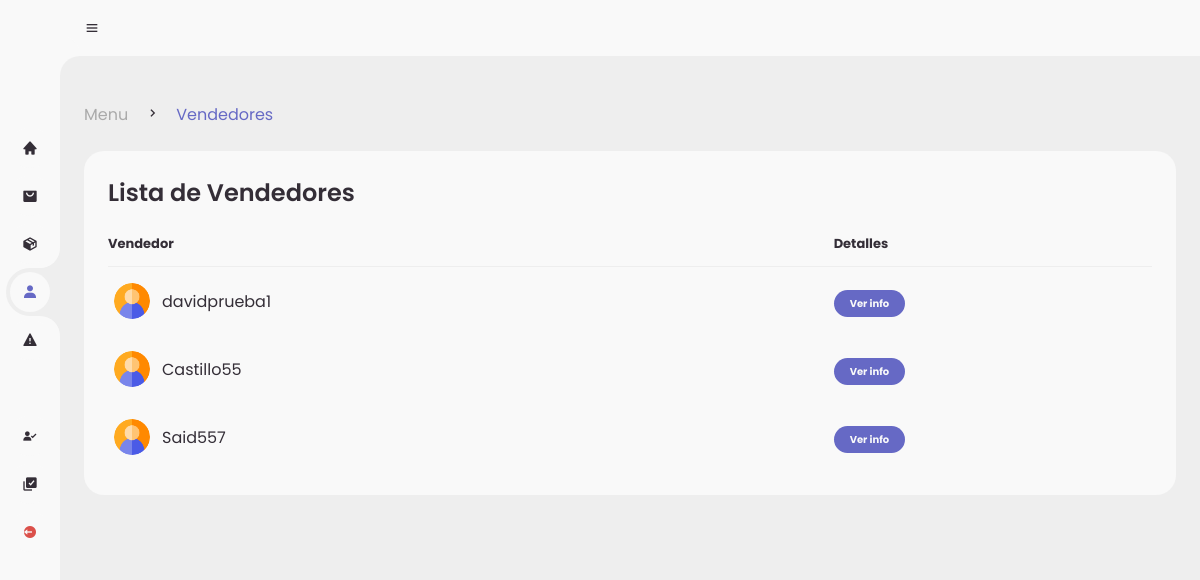
The page /admin/sellers.php on the database as committed earlier.
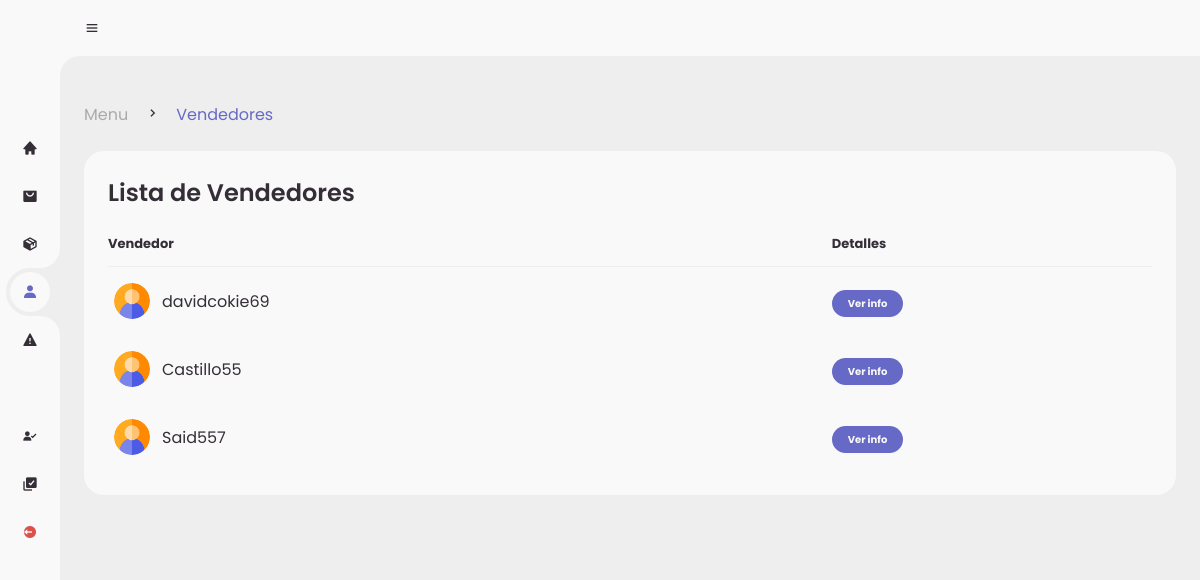
The same page on the database as committed later.
### tables this page shows
CREATE TABLE `reg_sellers` (
  `IDregseller` int(11) NOT NULL,
  `Nombre` varchar(255) NOT NULL,
  `apellidos` varchar(255) NOT NULL,
  `nickname` varchar(255) NOT NULL,
  `lada` int(4) NOT NULL,
  `telefono` varchar(20) NOT NULL,
  `telefonoref` varchar(20) NOT NULL,
  `domicilio` varchar(255) NOT NULL,
  `postal` varchar(10) NOT NULL,
  `identificador` varchar(255) NOT NULL,
  `solicitud` varchar(50) NOT NULL,
  `ID_registro` int(11) DEFAULT NULL
);

### admin/sellers.php (the view, shortened to what this page needs)
<!DOCTYPE html>
<?php
include('../global/conexion.php');
?>
<html lang="en">
<head>
	<link href='https://unpkg.com/boxicons@2.0.9/css/boxicons.min.css' rel='stylesheet'>
	<link rel="stylesheet" href="style.css">
</head>
<body>
	<section id="sidebar">
		<a href="./menu.php" class="brand">
		</a>
		<ul class="side-menu top">
			<li >
				<a href="./menu.php">
					<i class='bx bxs-home' ></i>
				</a>
			</li>
			<li>
				<a href="./orders.php">
					<i class='bx bxs-shopping-bag-alt' ></i>
				</a>
			</li>
			<li>
				<a href="./products.php">
					<i class='bx bxs-package'></i>
				</a>
			</li>
			<li class="active">
				<a href="./sellers.php">
					<i class='bx bxs-user' ></i>
				</a>
			</li>
			<li>
				<a href="./reports.php">
					<i class='bx bxs-error' ></i>
				</a>
			</li>
		</ul>
		<ul class="side-menu">
			<li>
				<a href="./reg-vendedores.php">
					<i class='bx bxs-user-check' ></i>
				</a>
			</li>
			<li>
				<a href="./reg-productos.php">
					<i class='bx bxs-select-multiple' ></i>
				</a>
			</li>
			<li>
				<a href="../global/logout.php" class="logout">
					<i class='bx bxs-log-out-circle' ></i>
				</a>
			</li>
		</ul>
	</section>
	<section id="content">
		<nav>
			<i class='bx bx-menu' ></i>
		</nav>
		<main>
			<div class="head-title">
				<div class="left">
					<ul class="breadcrumb">
						<li>
							<a href="./menu.php">Menu</a>
						</li>
						<li><i class='bx bx-chevron-right' ></i></li>
						<li>
							<a class="active" href="./sellers.php">Vendedores</a>
						</li>
					</ul>
				</div>
			</div>
			<div class="table-data">
				<div class="order">
					<div class="head">
						<h3>Lista de Vendedores</h3>
					</div>
					<table>
						<thead>
							<tr>
								<th>Vendedor</th>
								<th>Detalles</th>
							</tr>
						</thead>
						<tbody>
                        <?php
                        $query = mysqli_query($conn,"SELECT * FROM reg_sellers WHERE solicitud = 'Aprobado' ORDER BY rand()");
                        while($data = mysqli_fetch_array($query)){
                        ?>
							<tr>
								<td>
									<img src="../assets/utilities/usuario.png">
									<p><?php echo $data['nickname']?></p>
								</td>
								<td><a href="./pages/det-sellers.php?seller=<?php echo $data['IDregseller']?>"><span class="status completed">Ver info</span></a></td>
							</tr>
						<?php }?>
						</tbody>
					</table>
				</div>
		</main>
	</section>
</body>
</html>

Rows that differ between the two databases and show on the page:
removed reg_sellers: nickname "davidprueba1"
added reg_sellers: nickname "davidcokie69"
